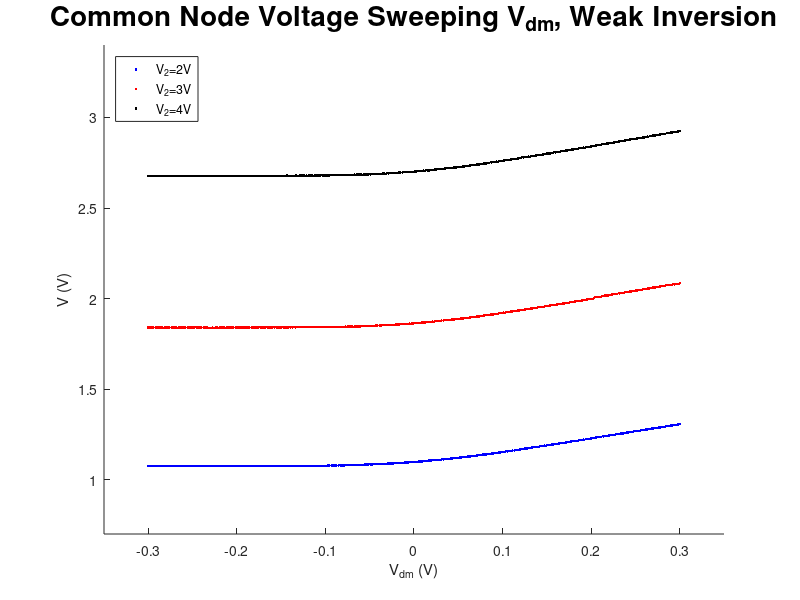
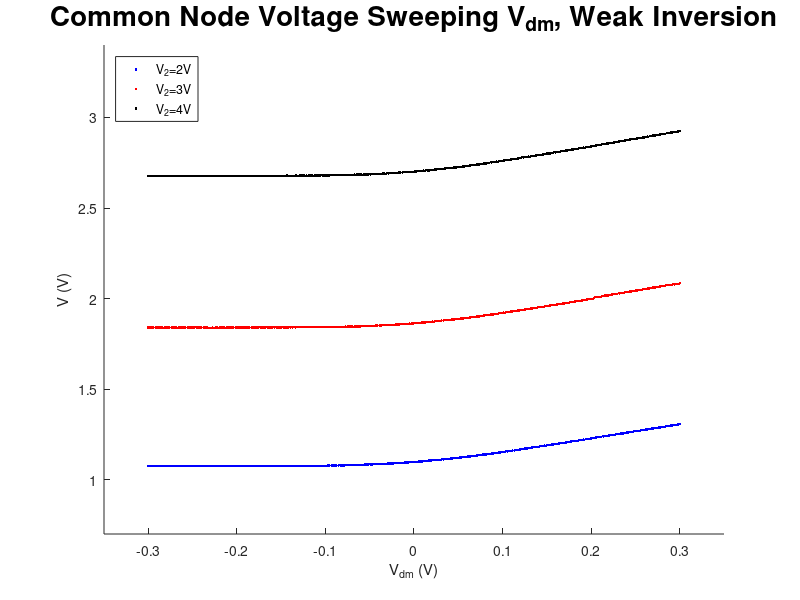

These figures' MATLAB source, in order:
clear all; clc; clf; hold on;

load V=2V_V_meas_weak
V_2V        = V;
V_diff_1    = V_diff;

load V=3V_V_meas_weak
V_3V        = V;
V_diff_2    = V_diff;

load V=4V_V_meas_weak
V_4V        = V;
V_diff_3    = V_diff;

plot(V_diff_1, V_2V,'b.');
plot(V_diff_2, V_3V,'r.');
plot(V_diff_3, V_4V,'k.');

axis([-.35 .35 .7 3.4])
xlabel 'V_{dm} (V)'
ylabel 'V (V)'
title('Common Node Voltage Sweeping V_{dm}, Weak Inversion', 'fontsize',20)
legend('V_2=2V','V_2=3V','V_2=4V','location','northwest')

print '-depsc' plot_weak_v
print '-dpng'  plot_weak_v
